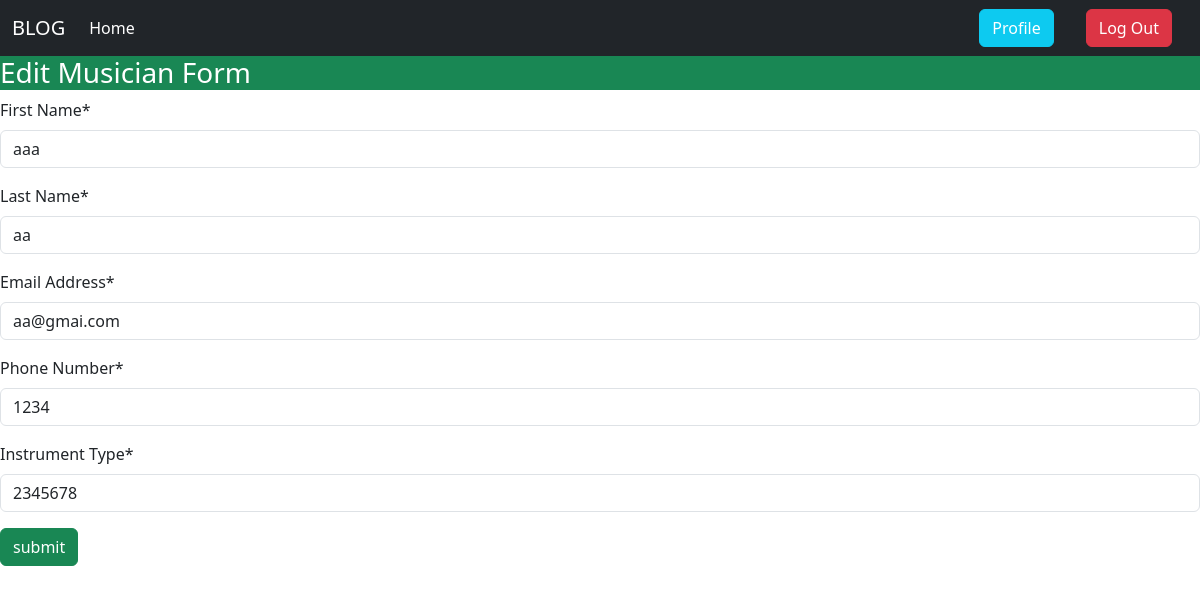
The page /editMusician/6/ (signed in) on the database its author committed.
### musician/models.py (models this page shows, shortened)
class Musician(models.Model):
    first_name = models.CharField(max_length = 50, verbose_name = 'First Name')
    last_name = models.CharField(max_length = 50 , verbose_name = 'Last Name')
    email = models.EmailField(verbose_name = 'Email Address')
    phone_number = models.CharField(max_length = 14, verbose_name = 'Phone Number')
    instrument_type = models.CharField(max_length = 40, verbose_name = 'Instrument Type')

### user/views.py (the view)
# urls.py: path('editMusician/<int:id>/', views.editMusician, name = 'editMusician'),
def editMusician(request, id):
    if not request.user.is_authenticated:
        return redirect("login")
    musician = Musician.objects.get(id = id)
    if request.method == "POST":
        form =MusicianForm(request.POST, instance = musician)
        if form.is_valid():
            form.save()
            return redirect("homepage")
    else:
        form = MusicianForm(instance = musician)
    return render(request, 'editMusicianForm.html', {"form":form})

### project/forms.py
class MusicianForm(forms.ModelForm):
    class Meta:
        model = Musician
        fields = "__all__"

### user/templates/editMusicianForm.html (shortened to what this page needs)
{% extends "base.html" %}
{% block content %}
<h3 class = 'bg-success text-white'> Edit Musician Form</h3>
    <form method = "POST" class = 'w-50, m-auto'>
        {% load crispy_forms_tags %}
        {{form | crispy}}
        <button class = 'btn btn-success text-white' type="submit">submit</button>
    </form>
{% endblock content %}

### rows shown on the page
Musician: first_name "aaa", last_name "aa", email "aa@gmai.com", phone_number "1234", instrument_type "2345678"
